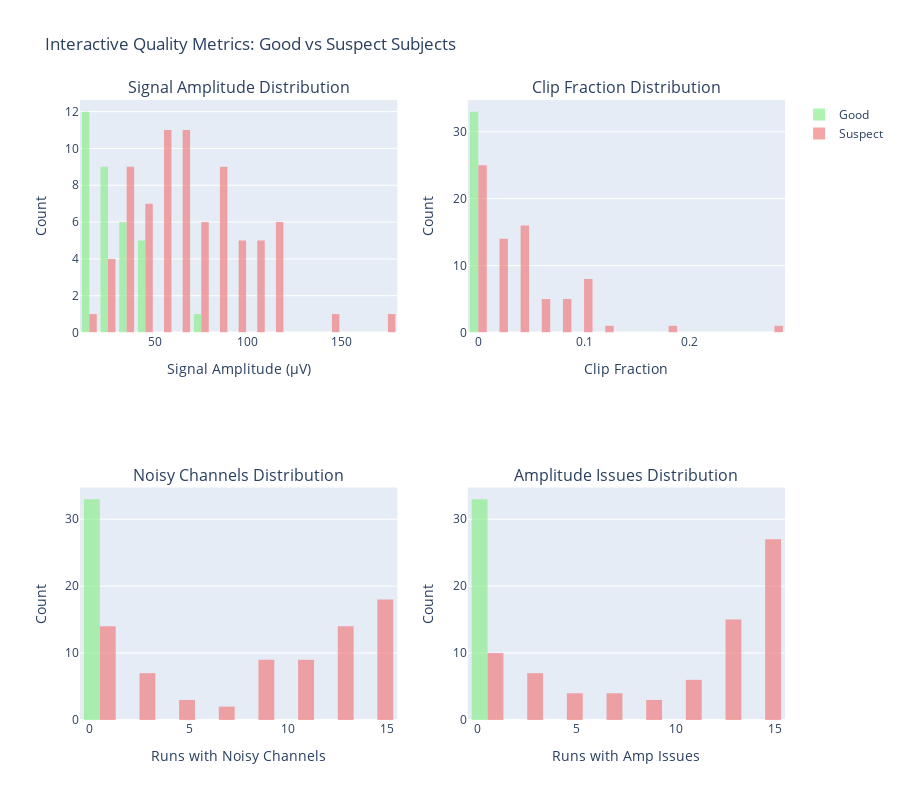

Notebook code cell kept with this figure:
### Code cell
fig = make_subplots(
    rows=2, cols=2,
    subplot_titles=('Signal Amplitude Distribution', 'Clip Fraction Distribution',
                    'Noisy Channels Distribution', 'Amplitude Issues Distribution'),
    specs=[[{'type': 'histogram'}, {'type': 'histogram'}],
           [{'type': 'histogram'}, {'type': 'histogram'}]]
)

good_subjects_df = subject_summary[~subject_summary['suspect_subject']]
suspect_subjects_df = subject_summary[subject_summary['suspect_subject']]

fig.add_trace(go.Histogram(x=good_subjects_df['median_mean_std_uv'], name='Good', marker_color='lightgreen', opacity=0.7), row=1, col=1)
fig.add_trace(go.Histogram(x=suspect_subjects_df['median_mean_std_uv'], name='Suspect', marker_color='lightcoral', opacity=0.7), row=1, col=1)

fig.add_trace(go.Histogram(x=good_subjects_df['avg_clip_fraction'], name='Good', marker_color='lightgreen', opacity=0.7, showlegend=False), row=1, col=2)
fig.add_trace(go.Histogram(x=suspect_subjects_df['avg_clip_fraction'], name='Suspect', marker_color='lightcoral', opacity=0.7, showlegend=False), row=1, col=2)

fig.add_trace(go.Histogram(x=good_subjects_df['runs_with_noisy_channels'], name='Good', marker_color='lightgreen', opacity=0.7, showlegend=False), row=2, col=1)
fig.add_trace(go.Histogram(x=suspect_subjects_df['runs_with_noisy_channels'], name='Suspect', marker_color='lightcoral', opacity=0.7, showlegend=False), row=2, col=1)

fig.add_trace(go.Histogram(x=good_subjects_df['runs_with_amp_issue'], name='Good', marker_color='lightgreen', opacity=0.7, showlegend=False), row=2, col=2)
fig.add_trace(go.Histogram(x=suspect_subjects_df['runs_with_amp_issue'], name='Suspect', marker_color='lightcoral', opacity=0.7, showlegend=False), row=2, col=2)

fig.update_xaxes(title_text="Signal Amplitude (µV)", row=1, col=1)
fig.update_xaxes(title_text="Clip Fraction", row=1, col=2)
fig.update_xaxes(title_text="Runs with Noisy Channels", row=2, col=1)
fig.update_xaxes(title_text="Runs with Amp Issues", row=2, col=2)

fig.update_yaxes(title_text="Count", row=1, col=1)
fig.update_yaxes(title_text="Count", row=1, col=2)
fig.update_yaxes(title_text="Count", row=2, col=1)
fig.update_yaxes(title_text="Count", row=2, col=2)

fig.update_layout(title_text="Interactive Quality Metrics: Good vs Suspect Subjects", height=800, showlegend=True)
fig.write_html('physionet_eda_interactive_comparison.html')
fig.show()

print("Interactive comparison plot saved as 'physionet_eda_interactive_comparison.html'")

### Figure 1 — Plotly figure (JSON) as saved in the notebook; plotly's stock layout.template omitted (floating-point values rounded to 4 significant figures)
{"data": [{"marker": {"color": "lightgreen"}, "name": "Good", "opacity": 0.7, "type": "histogram", "x": [24.57, 12.03, 42.3, 30.28, 45.51, 17.49, 45.34, 34.68, 30.51, 16.65, 43.0, 21.01, 22.21, 21.5, 28.09, 16.31, 17.93, 28.27, 17.71, 34.43, 12.91, 71.21, 40.48, 30.86, 20.07, 39.0, 19.64, 18.57, 18.09, 26.04, 19.2, 19.32, 22.31], "xaxis": "x", "yaxis": "y"}, {"marker": {"color": "lightcoral"}, "name": "Suspect", "opacity": 0.7, "type": "histogram", "x": [55.64, 62.72, 90.67, 37.01, 107.6, 82.09, 46.62, 54.91, 88.7, 98.97, 50.35, 37.7, 19.6, 86.45, 103.3, 179.2, 52.69, 66.3, 81.48, 65.91, 76.54, 51.3, 39.1, 33.75, 39.25, 65.42, 72.11, 77.25, 64.17, 59.05, 71.98, 115.4, 55.32, 51.98, 61.57, 66.49, 92.09, 101.0, 60.59, 94.78, 59.92, 84.46, 45.27, 84.13, 114.3, 114.8, 75.96, 57.09, 86.67, 101.1, 47.63, 25.05, 60.78, 49.25, 111.1, 54.75, 24.71, 38.58, 44.73, 69.03, 88.15, 28.05, 110.9, 24.26, 31.61, 44.62, 149.2, 102.3, 60.63, 30.59, 74.86, 115.2, 39.94, 96.44, 81.87, 42.78], "xaxis": "x", "yaxis": "y"}, {"marker": {"color": "lightgreen"}, "name": "Good", "opacity": 0.7, "showlegend": false, "type": "histogram", "x": [0.001038, 0.0, 0.0009514, 0.0005263, 0.004959, 4.574e-06, 0.003395, 0.00302, 0.00186, 4.688e-05, 0.004563, 0.0004608, 9.262e-05, 0.0004345, 0.0003827, 0.0002733, 9.491e-05, 0.0016, 0.0001189, 0.0004616, 4.46e-05, 0.001844, 0.00409, 0.003807, 0.0, 0.001336, 0.0004002, 0.0003431, 1.144e-06, 0.0001258, 0.0002802, 0.0001429, 0.0005329], "xaxis": "x2", "yaxis": "y2"}, {"marker": {"color": "lightcoral"}, "name": "Suspect", "opacity": 0.7, "showlegend": false, "type": "histogram", "x": [0.00884, 0.002215, 0.04629, 0.007593, 0.09054, 0.03461, 0.004372, 0.009599, 0.03205, 0.07505, 0.00767, 0.005262, 0.00152, 0.06951, 0.08352, 0.2822, 0.005182, 0.01564, 0.04007, 0.03407, 0.04018, 0.008786, 0.008757, 0.003238, 0.001602, 0.02177, 0.03536, 0.03138, 0.01551, 0.03094, 0.04269, 0.1174, 0.009955, 0.01477, 0.01393, 0.03168, 0.09138, 0.09325, 0.01977, 0.07168, 0.02576, 0.04191, 0.01163, 0.04415, 0.1054, 0.1067, 0.06423, 0.02599, 0.06349, 0.06264, 0.01158, 0.0007719, 0.02269, 0.01063, 0.1012, 0.01661, 0.001115, 0.005242, 0.005588, 0.03072, 0.06783, 0.003891, 0.09475, 0.001576, 0.006085, 0.00989, 0.1821, 0.08251, 0.02106, 0.00313, 0.04476, 0.09512, 0.0077, 0.07059, 0.03686, 0.008363], "xaxis": "x2", "yaxis": "y2"}, {"marker": {"color": "lightgreen"}, "name": "Good", "opacity": 0.7, "showlegend": false, "type": "histogram", "x": [0, 0, 0, 0, 0, 0, 0, 0, 0, 0, 0, 0, 0, 0, 0, 0, 0, 0, 0, 0, 0, 0, 0, 0, 0, 0, 0, 0, 0, 0, 0, 0, 0], "xaxis": "x3", "yaxis": "y3"}, {"marker": {"color": "lightcoral"}, "name": "Suspect", "opacity": 0.7, "showlegend": false, "type": "histogram", "x": [1, 0, 13, 2, 14, 13, 1, 2, 10, 14, 6, 0, 0, 13, 14, 14, 2, 8, 14, 13, 11, 5, 4, 1, 1, 11, 12, 11, 12, 2, 8, 13, 5, 8, 9, 12, 14, 10, 11, 13, 13, 9, 2, 14, 14, 14, 14, 8, 14, 13, 8, 0, 11, 1, 14, 8, 0, 0, 2, 13, 13, 8, 14, 1, 0, 6, 14, 14, 11, 0, 13, 14, 10, 14, 14, 2], "xaxis": "x3", "yaxis": "y3"}, {"marker": {"color": "lightgreen"}, "name": "Good", "opacity": 0.7, "showlegend": false, "type": "histogram", "x": [0, 0, 0, 0, 0, 0, 0, 0, 0, 0, 0, 0, 0, 0, 0, 0, 0, 0, 0, 0, 0, 0, 0, 0, 0, 0, 0, 0, 0, 0, 0, 0, 0], "xaxis": "x4", "yaxis": "y4"}, {"marker": {"color": "lightcoral"}, "name": "Suspect", "opacity": 0.7, "showlegend": false, "type": "histogram", "x": [5, 1, 13, 3, 14, 13, 1, 6, 14, 14, 6, 1, 1, 14, 14, 14, 2, 11, 14, 13, 14, 6, 4, 1, 1, 11, 12, 12, 12, 8, 14, 14, 5, 11, 12, 13, 14, 14, 12, 13, 13, 14, 4, 14, 14, 14, 14, 9, 14, 14, 10, 1, 11, 3, 14, 13, 1, 1, 2, 14, 13, 8, 14, 1, 3, 7, 14, 14, 12, 2, 13, 14, 10, 14, 14, 2], "xaxis": "x4", "yaxis": "y4"}], "layout": {"annotations": [{"font": {"size": 16}, "showarrow": false, "text": "Signal Amplitude Distribution", "x": 0.225, "xanchor": "center", "xref": "paper", "y": 1, "yanchor": "bottom", "yref": "paper"}, {"font": {"size": 16}, "showarrow": false, "text": "Clip Fraction Distribution", "x": 0.775, "xanchor": "center", "xref": "paper", "y": 1, "yanchor": "bottom", "yref": "paper"}, {"font": {"size": 16}, "showarrow": false, "text": "Noisy Channels Distribution", "x": 0.225, "xanchor": "center", "xref": "paper", "y": 0.375, "yanchor": "bottom", "yref": "paper"}, {"font": {"size": 16}, "showarrow": false, "text": "Amplitude Issues Distribution", "x": 0.775, "xanchor": "center", "xref": "paper", "y": 0.375, "yanchor": "bottom", "yref": "paper"}], "height": 800, "showlegend": true, "title": {"text": "Interactive Quality Metrics: Good vs Suspect Subjects"}, "xaxis": {"anchor": "y", "domain": [0, 0.45], "title": {"text": "Signal Amplitude (µV)"}}, "xaxis2": {"anchor": "y2", "domain": [0.55, 1], "title": {"text": "Clip Fraction"}}, "xaxis3": {"anchor": "y3", "domain": [0, 0.45], "title": {"text": "Runs with Noisy Channels"}}, "xaxis4": {"anchor": "y4", "domain": [0.55, 1], "title": {"text": "Runs with Amp Issues"}}, "yaxis": {"anchor": "x", "domain": [0.625, 1], "title": {"text": "Count"}}, "yaxis2": {"anchor": "x2", "domain": [0.625, 1], "title": {"text": "Count"}}, "yaxis3": {"anchor": "x3", "domain": [0, 0.375], "title": {"text": "Count"}}, "yaxis4": {"anchor": "x4", "domain": [0, 0.375], "title": {"text": "Count"}}}}
